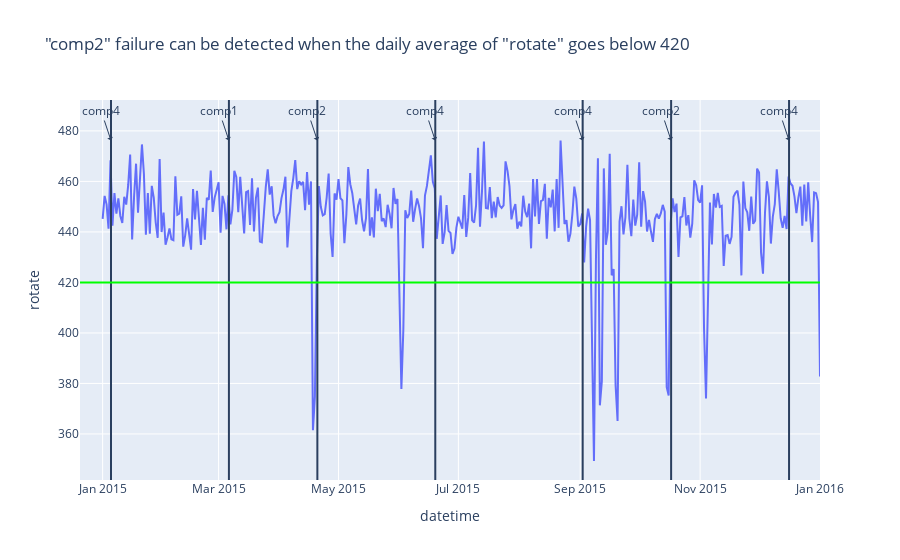

Notebook cell for this chart:
### Code cell
df_one_daily = df_one.set_index('datetime').resample('1d').mean()
sensors = 'rotate'
fig = px.line(df_one_daily, x=df_one_daily.index, y=sensors,
#               hover_data={"date": "|%B %d, %Y"},
              title=f'"comp2" failure can be detected when the daily average of "rotate" goes below 420')
df_fail_one = df_failures[df_failures.machineID == machine_id]
for row in df_fail_one.iterrows():
    fig.add_vline(
        row[1]['datetime'], 
    )
    fig.add_annotation(x=row[1]['datetime'],
                       y=df_one_daily.max()[sensors],
                       text=row[1]['failure'],
                       showarrow=True,
                       arrowhead=1)
fig.add_hline(420, line_color='#00ff00')    
fig.show()

### Figure 1 — Plotly figure (JSON) as saved in the notebook; plotly's stock layout.template omitted (floating-point values rounded to 4 significant figures; data arrays with more than 128 entries replaced by an {"elided": "..."} marker saying what was removed)
{"data": [{"hovertemplate": "datetime=%{x}<br>rotate=%{y}<extra></extra>", "legendgroup": "", "line": {"color": "#636efa", "dash": "solid"}, "marker": {"symbol": "circle"}, "mode": "lines", "name": "", "orientation": "v", "showlegend": false, "type": "scatter", "x": {"elided": "366 str values"}, "xaxis": "x", "y": {"elided": "366 float values"}, "yaxis": "y"}], "layout": {"annotations": [{"arrowhead": 1, "showarrow": true, "text": "comp4", "x": "2015-01-05 06:00:00", "y": 476.2}, {"arrowhead": 1, "showarrow": true, "text": "comp1", "x": "2015-03-06 06:00:00", "y": 476.2}, {"arrowhead": 1, "showarrow": true, "text": "comp2", "x": "2015-04-20 06:00:00", "y": 476.2}, {"arrowhead": 1, "showarrow": true, "text": "comp4", "x": "2015-06-19 06:00:00", "y": 476.2}, {"arrowhead": 1, "showarrow": true, "text": "comp4", "x": "2015-09-02 06:00:00", "y": 476.2}, {"arrowhead": 1, "showarrow": true, "text": "comp2", "x": "2015-10-17 06:00:00", "y": 476.2}, {"arrowhead": 1, "showarrow": true, "text": "comp4", "x": "2015-12-16 06:00:00", "y": 476.2}], "legend": {"tracegroupgap": 0}, "shapes": [{"type": "line", "x0": "2015-01-05 06:00:00", "x1": "2015-01-05 06:00:00", "xref": "x", "y0": 0, "y1": 1, "yref": "y domain"}, {"type": "line", "x0": "2015-03-06 06:00:00", "x1": "2015-03-06 06:00:00", "xref": "x", "y0": 0, "y1": 1, "yref": "y domain"}, {"type": "line", "x0": "2015-04-20 06:00:00", "x1": "2015-04-20 06:00:00", "xref": "x", "y0": 0, "y1": 1, "yref": "y domain"}, {"type": "line", "x0": "2015-06-19 06:00:00", "x1": "2015-06-19 06:00:00", "xref": "x", "y0": 0, "y1": 1, "yref": "y domain"}, {"type": "line", "x0": "2015-09-02 06:00:00", "x1": "2015-09-02 06:00:00", "xref": "x", "y0": 0, "y1": 1, "yref": "y domain"}, {"type": "line", "x0": "2015-10-17 06:00:00", "x1": "2015-10-17 06:00:00", "xref": "x", "y0": 0, "y1": 1, "yref": "y domain"}, {"type": "line", "x0": "2015-12-16 06:00:00", "x1": "2015-12-16 06:00:00", "xref": "x", "y0": 0, "y1": 1, "yref": "y domain"}, {"line": {"color": "#00ff00"}, "type": "line", "x0": 0, "x1": 1, "xref": "x domain", "y0": 420, "y1": 420, "yref": "y"}], "title": {"text": "\"comp2\" failure can be detected when the daily average of \"rotate\" goes below 420"}, "xaxis": {"anchor": "y", "domain": [0, 1], "title": {"text": "datetime"}}, "yaxis": {"anchor": "x", "domain": [0, 1], "title": {"text": "rotate"}}}}
